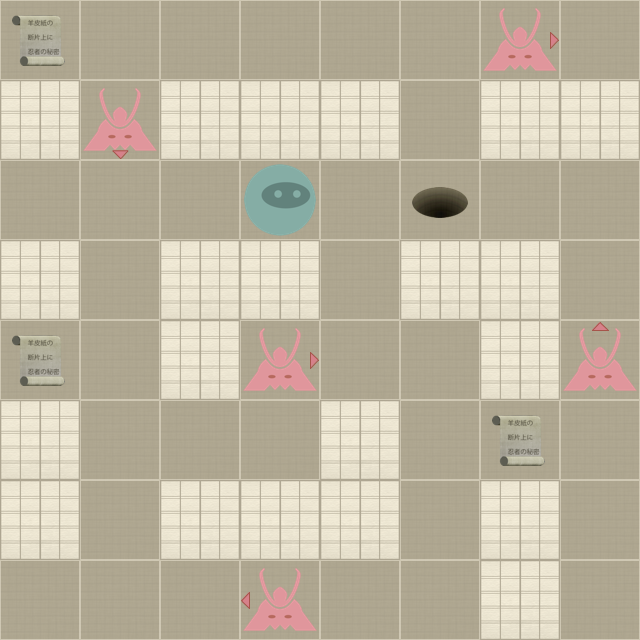

Tiled map render using the project's own tile images. Description and the map definition, with tile-layer contents summarised, below:
An orthogonal 8x8 tile map with 80x80 px tiles, 2 tile layers (Level, Actors).

<map version="1.0" orientation="orthogonal" width="8" height="8" tilewidth="80" tileheight="80">
 <properties>
  <property name="moves" value="12" />
 </properties>
 <tileset firstgid="1" name="tiles" tilewidth="80" tileheight="80" spacing="2" margin="2">
  <image source="tiles-ipad.png" width="512" height="512" />
  <tile id="0">
   <properties>
    <property name="actor" value="exit" />
   </properties>
  </tile>
  <tile id="2">
   <properties>
    <property name="actor" value="guard" />
    <property name="direction" value="down" />
   </properties>
  </tile>
  <tile id="3">
   <properties>
    <property name="actor" value="guard" />
    <property name="direction" value="left" />
   </properties>
  </tile>
  <tile id="4">
   <properties>
    <property name="actor" value="guard" />
    <property name="direction" value="right" />
   </properties>
  </tile>
  <tile id="5">
   <properties>
    <property name="actor" value="guard" />
    <property name="direction" value="up" />
   </properties>
  </tile>
  <tile id="7">
   <properties>
    <property name="actor" value="player" />
   </properties>
  </tile>
  <tile id="8">
   <properties>
    <property name="actor" value="scroll" />
   </properties>
  </tile>
  <tile id="9">
   <properties>
    <property name="wall" value="1" />
   </properties>
  </tile>
 </tileset>
 <layer name="Level" width="8" height="8">
  <data>[64 cells, 64 non-empty, 2 distinct tile ids]</data>
 </layer>
 <layer name="Actors" width="8" height="8">
  <data>[64 cells, 10 non-empty, 7 distinct tile ids]</data>
 </layer>
</map>
